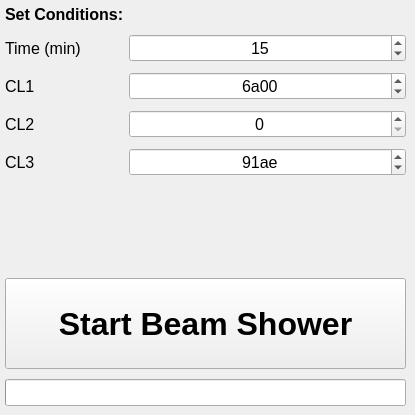
<?xml version="1.0" encoding="UTF-8"?>
<ui version="4.0">
 <class>MainWindow</class>
 <widget class="QMainWindow" name="MainWindow">
  <property name="windowModality">
   <enum>Qt::NonModal</enum>
  </property>
  <property name="enabled">
   <bool>true</bool>
  </property>
  <property name="geometry">
   <rect>
    <x>0</x>
    <y>0</y>
    <width>415</width>
    <height>415</height>
   </rect>
  </property>
  <property name="sizePolicy">
   <sizepolicy hsizetype="Fixed" vsizetype="Minimum">
    <horstretch>0</horstretch>
    <verstretch>1</verstretch>
   </sizepolicy>
  </property>
  <property name="minimumSize">
   <size>
    <width>415</width>
    <height>415</height>
   </size>
  </property>
  <property name="maximumSize">
   <size>
    <width>415</width>
    <height>415</height>
   </size>
  </property>
  <property name="font">
   <font>
    <italic>false</italic>
    <bold>false</bold>
    <underline>false</underline>
   </font>
  </property>
  <property name="cursor">
   <cursorShape>ArrowCursor</cursorShape>
  </property>
  <property name="windowTitle">
   <string>Beam Shower</string>
  </property>
  <property name="windowIcon">
   <iconset>
    <normalon>rain.png</normalon>
   </iconset>
  </property>
  <property name="windowOpacity">
   <double>1.000000000000000</double>
  </property>
  <property name="autoFillBackground">
   <bool>false</bool>
  </property>
  <property name="windowFilePath">
   <string/>
  </property>
  <property name="documentMode">
   <bool>false</bool>
  </property>
  <widget class="QWidget" name="centralwidget">
   <property name="sizePolicy">
    <sizepolicy hsizetype="MinimumExpanding" vsizetype="MinimumExpanding">
     <horstretch>0</horstretch>
     <verstretch>0</verstretch>
    </sizepolicy>
   </property>
   <widget class="QWidget" name="verticalLayoutWidget">
    <property name="geometry">
     <rect>
      <x>0</x>
      <y>0</y>
      <width>411</width>
      <height>411</height>
     </rect>
    </property>
    <layout class="QVBoxLayout" name="verticalLayout" stretch="0,0,0,0,0">
     <property name="spacing">
      <number>10</number>
     </property>
     <property name="sizeConstraint">
      <enum>QLayout::SetDefaultConstraint</enum>
     </property>
     <property name="leftMargin">
      <number>5</number>
     </property>
     <property name="topMargin">
      <number>5</number>
     </property>
     <property name="rightMargin">
      <number>5</number>
     </property>
     <property name="bottomMargin">
      <number>5</number>
     </property>
     <item>
      <widget class="QLabel" name="label_7">
       <property name="font">
        <font>
         <pointsize>12</pointsize>
         <italic>false</italic>
         <bold>true</bold>
         <underline>false</underline>
        </font>
       </property>
       <property name="text">
        <string>Set Conditions:</string>
       </property>
      </widget>
     </item>
     <item>
      <layout class="QFormLayout" name="formLayout">
       <property name="horizontalSpacing">
        <number>48</number>
       </property>
       <property name="rightMargin">
        <number>0</number>
       </property>
       <item row="0" column="1">
        <widget class="QSpinBox" name="time_spinBox">
         <property name="font">
          <font>
           <pointsize>12</pointsize>
           <italic>false</italic>
           <bold>false</bold>
           <underline>false</underline>
          </font>
         </property>
         <property name="alignment">
          <set>Qt::AlignCenter</set>
         </property>
         <property name="maximum">
          <number>90</number>
         </property>
         <property name="singleStep">
          <number>5</number>
         </property>
         <property name="value">
          <number>15</number>
         </property>
        </widget>
       </item>
       <item row="1" column="0">
        <widget class="QLabel" name="CL1_label">
         <property name="font">
          <font>
           <pointsize>12</pointsize>
           <italic>false</italic>
           <bold>false</bold>
           <underline>false</underline>
          </font>
         </property>
         <property name="text">
          <string>CL1</string>
         </property>
        </widget>
       </item>
       <item row="1" column="1">
        <widget class="QSpinBox" name="CL1_spinBox">
         <property name="font">
          <font>
           <pointsize>12</pointsize>
           <italic>false</italic>
           <bold>false</bold>
           <underline>false</underline>
          </font>
         </property>
         <property name="alignment">
          <set>Qt::AlignCenter</set>
         </property>
         <property name="maximum">
          <number>65535</number>
         </property>
         <property name="singleStep">
          <number>16</number>
         </property>
         <property name="value">
          <number>27136</number>
         </property>
         <property name="displayIntegerBase">
          <number>16</number>
         </property>
        </widget>
       </item>
       <item row="2" column="0">
        <widget class="QLabel" name="CL2_label">
         <property name="font">
          <font>
           <pointsize>12</pointsize>
           <italic>false</italic>
           <bold>false</bold>
           <underline>false</underline>
          </font>
         </property>
         <property name="text">
          <string>CL2</string>
         </property>
        </widget>
       </item>
       <item row="2" column="1">
        <widget class="QSpinBox" name="CL2_spinBox">
         <property name="font">
          <font>
           <pointsize>12</pointsize>
           <italic>false</italic>
           <bold>false</bold>
           <underline>false</underline>
          </font>
         </property>
         <property name="alignment">
          <set>Qt::AlignCenter</set>
         </property>
         <property name="maximum">
          <number>65535</number>
         </property>
         <property name="singleStep">
          <number>16</number>
         </property>
         <property name="value">
          <number>0</number>
         </property>
         <property name="displayIntegerBase">
          <number>16</number>
         </property>
        </widget>
       </item>
       <item row="3" column="0">
        <widget class="QLabel" name="CL3_label">
         <property name="font">
          <font>
           <pointsize>12</pointsize>
           <italic>false</italic>
           <bold>false</bold>
           <underline>false</underline>
          </font>
         </property>
         <property name="text">
          <string>CL3</string>
         </property>
        </widget>
       </item>
       <item row="3" column="1">
        <widget class="QSpinBox" name="CL3_spinBox">
         <property name="font">
          <font>
           <pointsize>12</pointsize>
           <italic>false</italic>
           <bold>false</bold>
           <underline>false</underline>
          </font>
         </property>
         <property name="alignment">
          <set>Qt::AlignCenter</set>
         </property>
         <property name="maximum">
          <number>65535</number>
         </property>
         <property name="singleStep">
          <number>16</number>
         </property>
         <property name="value">
          <number>37294</number>
         </property>
         <property name="displayIntegerBase">
          <number>16</number>
         </property>
        </widget>
       </item>
       <item row="0" column="0">
        <widget class="QLabel" name="time_label">
         <property name="font">
          <font>
           <pointsize>12</pointsize>
           <italic>false</italic>
           <bold>false</bold>
           <underline>false</underline>
          </font>
         </property>
         <property name="text">
          <string>Time (min)</string>
         </property>
        </widget>
       </item>
      </layout>
     </item>
     <item>
      <spacer name="verticalSpacer">
       <property name="orientation">
        <enum>Qt::Vertical</enum>
       </property>
       <property name="sizeHint" stdset="0">
        <size>
         <width>20</width>
         <height>40</height>
        </size>
       </property>
      </spacer>
     </item>
     <item>
      <widget class="QPushButton" name="startButton">
       <property name="sizePolicy">
        <sizepolicy hsizetype="Minimum" vsizetype="MinimumExpanding">
         <horstretch>0</horstretch>
         <verstretch>0</verstretch>
        </sizepolicy>
       </property>
       <property name="font">
        <font>
         <pointsize>24</pointsize>
         <italic>false</italic>
         <bold>true</bold>
         <underline>false</underline>
        </font>
       </property>
       <property name="text">
        <string>Start Beam Shower</string>
       </property>
      </widget>
     </item>
     <item>
      <widget class="QProgressBar" name="progressBar">
       <property name="palette">
        <palette>
         <active>
          <colorrole role="WindowText">
           <brush brushstyle="SolidPattern">
            <color alpha="255">
             <red>0</red>
             <green>0</green>
             <blue>0</blue>
            </color>
           </brush>
          </colorrole>
          <colorrole role="Button">
           <brush brushstyle="SolidPattern">
            <color alpha="255">
             <red>64</red>
             <green>64</green>
             <blue>64</blue>
            </color>
           </brush>
          </colorrole>
          <colorrole role="Light">
           <brush brushstyle="SolidPattern">
            <color alpha="255">
             <red>96</red>
             <green>96</green>
             <blue>96</blue>
            </color>
           </brush>
          </colorrole>
          <colorrole role="Midlight">
           <brush brushstyle="SolidPattern">
            <color alpha="255">
             <red>80</red>
             <green>80</green>
             <blue>80</blue>
            </color>
           </brush>
          </colorrole>
          <colorrole role="Dark">
           <brush brushstyle="SolidPattern">
            <color alpha="255">
             <red>32</red>
             <green>32</green>
             <blue>32</blue>
            </color>
           </brush>
          </colorrole>
          <colorrole role="Mid">
           <brush brushstyle="SolidPattern">
            <color alpha="255">
             <red>43</red>
             <green>43</green>
             <blue>43</blue>
            </color>
           </brush>
          </colorrole>
          <colorrole role="Text">
           <brush brushstyle="SolidPattern">
            <color alpha="255">
             <red>0</red>
             <green>0</green>
             <blue>0</blue>
            </color>
           </brush>
          </colorrole>
          <colorrole role="BrightText">
           <brush brushstyle="SolidPattern">
            <color alpha="255">
             <red>255</red>
             <green>255</green>
             <blue>255</blue>
            </color>
           </brush>
          </colorrole>
          <colorrole role="ButtonText">
           <brush brushstyle="SolidPattern">
            <color alpha="255">
             <red>0</red>
             <green>0</green>
             <blue>0</blue>
            </color>
           </brush>
          </colorrole>
          <colorrole role="Base">
           <brush brushstyle="SolidPattern">
            <color alpha="255">
             <red>0</red>
             <green>0</green>
             <blue>0</blue>
            </color>
           </brush>
          </colorrole>
          <colorrole role="Window">
           <brush brushstyle="SolidPattern">
            <color alpha="255">
             <red>64</red>
             <green>64</green>
             <blue>64</blue>
            </color>
           </brush>
          </colorrole>
          <colorrole role="Shadow">
           <brush brushstyle="SolidPattern">
            <color alpha="255">
             <red>0</red>
             <green>0</green>
             <blue>0</blue>
            </color>
           </brush>
          </colorrole>
          <colorrole role="Highlight">
           <brush brushstyle="SolidPattern">
            <color alpha="255">
             <red>0</red>
             <green>120</green>
             <blue>215</blue>
            </color>
           </brush>
          </colorrole>
          <colorrole role="HighlightedText">
           <brush brushstyle="SolidPattern">
            <color alpha="255">
             <red>255</red>
             <green>255</green>
             <blue>255</blue>
            </color>
           </brush>
          </colorrole>
          <colorrole role="Link">
           <brush brushstyle="SolidPattern">
            <color alpha="255">
             <red>0</red>
             <green>0</green>
             <blue>255</blue>
            </color>
           </brush>
          </colorrole>
          <colorrole role="LinkVisited">
           <brush brushstyle="SolidPattern">
            <color alpha="255">
             <red>255</red>
             <green>0</green>
             <blue>255</blue>
            </color>
           </brush>
          </colorrole>
          <colorrole role="AlternateBase">
           <brush brushstyle="SolidPattern">
            <color alpha="255">
             <red>32</red>
             <green>32</green>
             <blue>32</blue>
            </color>
           </brush>
          </colorrole>
          <colorrole role="NoRole">
           <brush brushstyle="SolidPattern">
            <color alpha="255">
             <red>0</red>
             <green>0</green>
             <blue>0</blue>
            </color>
           </brush>
          </colorrole>
          <colorrole role="ToolTipBase">
           <brush brushstyle="SolidPattern">
            <color alpha="255">
             <red>255</red>
             <green>255</green>
             <blue>220</blue>
            </color>
           </brush>
          </colorrole>
          <colorrole role="ToolTipText">
           <brush brushstyle="SolidPattern">
            <color alpha="255">
             <red>0</red>
             <green>0</green>
             <blue>0</blue>
            </color>
           </brush>
          </colorrole>
          <colorrole role="PlaceholderText">
           <brush brushstyle="SolidPattern">
            <color alpha="255">
             <red>0</red>
             <green>0</green>
             <blue>0</blue>
            </color>
           </brush>
          </colorrole>
         </active>
         <inactive>
          <colorrole role="WindowText">
           <brush brushstyle="SolidPattern">
            <color alpha="255">
             <red>0</red>
             <green>0</green>
             <blue>0</blue>
            </color>
           </brush>
          </colorrole>
          <colorrole role="Button">
           <brush brushstyle="SolidPattern">
            <color alpha="255">
             <red>240</red>
             <green>240</green>
             <blue>240</blue>
            </color>
           </brush>
          </colorrole>
          <colorrole role="Light">
           <brush brushstyle="SolidPattern">
            <color alpha="255">
             <red>255</red>
             <green>255</green>
             <blue>255</blue>
            </color>
           </brush>
          </colorrole>
          <colorrole role="Midlight">
           <brush brushstyle="SolidPattern">
            <color alpha="255">
             <red>227</red>
             <green>227</green>
             <blue>227</blue>
            </color>
           </brush>
          </colorrole>
          <colorrole role="Dark">
           <brush brushstyle="SolidPattern">
            <color alpha="255">
             <red>160</red>
             <green>160</green>
             <blue>160</blue>
            </color>
           </brush>
          </colorrole>
          <colorrole role="Mid">
           <brush brushstyle="SolidPattern">
            <color alpha="255">
             <red>160</red>
             <green>160</green>
             <blue>160</blue>
            </color>
           </brush>
          </colorrole>
          <colorrole role="Text">
           <brush brushstyle="SolidPattern">
            <color alpha="255">
             <red>0</red>
             <green>0</green>
             <blue>0</blue>
            </color>
           </brush>
          </colorrole>
          <colorrole role="BrightText">
           <brush brushstyle="SolidPattern">
            <color alpha="255">
             <red>255</red>
             <green>255</green>
             <blue>255</blue>
            </color>
           </brush>
          </colorrole>
          <colorrole role="ButtonText">
           <brush brushstyle="SolidPattern">
            <color alpha="255">
             <red>0</red>
             <green>0</green>
             <blue>0</blue>
            </color>
           </brush>
          </colorrole>
          <colorrole role="Base">
           <brush brushstyle="SolidPattern">
            <color alpha="255">
             <red>255</red>
             <green>255</green>
             <blue>255</blue>
            </color>
           </brush>
          </colorrole>
          <colorrole role="Window">
           <brush brushstyle="SolidPattern">
            <color alpha="255">
             <red>240</red>
             <green>240</green>
             <blue>240</blue>
            </color>
           </brush>
          </colorrole>
          <colorrole role="Shadow">
           <brush brushstyle="SolidPattern">
            <color alpha="255">
             <red>105</red>
             <green>105</green>
             <blue>105</blue>
            </color>
           </brush>
          </colorrole>
          <colorrole role="Highlight">
           <brush brushstyle="SolidPattern">
            <color alpha="255">
             <red>240</red>
             <green>240</green>
             <blue>240</blue>
            </color>
           </brush>
          </colorrole>
          <colorrole role="HighlightedText">
           <brush brushstyle="SolidPattern">
            <color alpha="255">
             <red>0</red>
             <green>0</green>
             <blue>0</blue>
            </color>
           </brush>
          </colorrole>
          <colorrole role="Link">
           <brush brushstyle="SolidPattern">
            <color alpha="255">
             <red>0</red>
             <green>0</green>
             <blue>255</blue>
            </color>
           </brush>
          </colorrole>
          <colorrole role="LinkVisited">
           <brush brushstyle="SolidPattern">
            <color alpha="255">
             <red>255</red>
             <green>0</green>
             <blue>255</blue>
            </color>
           </brush>
          </colorrole>
          <colorrole role="AlternateBase">
           <brush brushstyle="SolidPattern">
            <color alpha="255">
             <red>245</red>
             <green>245</green>
             <blue>245</blue>
            </color>
           </brush>
          </colorrole>
          <colorrole role="NoRole">
           <brush brushstyle="NoBrush">
            <color alpha="255">
             <red>0</red>
             <green>0</green>
             <blue>0</blue>
            </color>
           </brush>
          </colorrole>
          <colorrole role="ToolTipBase">
           <brush brushstyle="SolidPattern">
            <color alpha="255">
             <red>255</red>
             <green>255</green>
             <blue>220</blue>
            </color>
           </brush>
          </colorrole>
          <colorrole role="ToolTipText">
           <brush brushstyle="SolidPattern">
            <color alpha="255">
             <red>0</red>
             <green>0</green>
             <blue>0</blue>
            </color>
           </brush>
          </colorrole>
          <colorrole role="PlaceholderText">
           <brush brushstyle="NoBrush">
            <color alpha="255">
             <red>0</red>
             <green>0</green>
             <blue>0</blue>
            </color>
           </brush>
          </colorrole>
         </inactive>
         <disabled>
          <colorrole role="WindowText">
           <brush brushstyle="SolidPattern">
            <color alpha="255">
             <red>32</red>
             <green>32</green>
             <blue>32</blue>
            </color>
           </brush>
          </colorrole>
          <colorrole role="Button">
           <brush brushstyle="SolidPattern">
            <color alpha="255">
             <red>64</red>
             <green>64</green>
             <blue>64</blue>
            </color>
           </brush>
          </colorrole>
          <colorrole role="Light">
           <brush brushstyle="SolidPattern">
            <color alpha="255">
             <red>96</red>
             <green>96</green>
             <blue>96</blue>
            </color>
           </brush>
          </colorrole>
          <colorrole role="Midlight">
           <brush brushstyle="SolidPattern">
            <color alpha="255">
             <red>80</red>
             <green>80</green>
             <blue>80</blue>
            </color>
           </brush>
          </colorrole>
          <colorrole role="Dark">
           <brush brushstyle="SolidPattern">
            <color alpha="255">
             <red>32</red>
             <green>32</green>
             <blue>32</blue>
            </color>
           </brush>
          </colorrole>
          <colorrole role="Mid">
           <brush brushstyle="SolidPattern">
            <color alpha="255">
             <red>43</red>
             <green>43</green>
             <blue>43</blue>
            </color>
           </brush>
          </colorrole>
          <colorrole role="Text">
           <brush brushstyle="SolidPattern">
            <color alpha="255">
             <red>32</red>
             <green>32</green>
             <blue>32</blue>
            </color>
           </brush>
          </colorrole>
          <colorrole role="BrightText">
           <brush brushstyle="SolidPattern">
            <color alpha="255">
             <red>255</red>
             <green>255</green>
             <blue>255</blue>
            </color>
           </brush>
          </colorrole>
          <colorrole role="ButtonText">
           <brush brushstyle="SolidPattern">
            <color alpha="255">
             <red>32</red>
             <green>32</green>
             <blue>32</blue>
            </color>
           </brush>
          </colorrole>
          <colorrole role="Base">
           <brush brushstyle="SolidPattern">
            <color alpha="255">
             <red>64</red>
             <green>64</green>
             <blue>64</blue>
            </color>
           </brush>
          </colorrole>
          <colorrole role="Window">
           <brush brushstyle="SolidPattern">
            <color alpha="255">
             <red>64</red>
             <green>64</green>
             <blue>64</blue>
            </color>
           </brush>
          </colorrole>
          <colorrole role="Shadow">
           <brush brushstyle="SolidPattern">
            <color alpha="255">
             <red>0</red>
             <green>0</green>
             <blue>0</blue>
            </color>
           </brush>
          </colorrole>
          <colorrole role="Highlight">
           <brush brushstyle="SolidPattern">
            <color alpha="255">
             <red>0</red>
             <green>120</green>
             <blue>215</blue>
            </color>
           </brush>
          </colorrole>
          <colorrole role="HighlightedText">
           <brush brushstyle="SolidPattern">
            <color alpha="255">
             <red>255</red>
             <green>255</green>
             <blue>255</blue>
            </color>
           </brush>
          </colorrole>
          <colorrole role="Link">
           <brush brushstyle="SolidPattern">
            <color alpha="255">
             <red>0</red>
             <green>0</green>
             <blue>255</blue>
            </color>
           </brush>
          </colorrole>
          <colorrole role="LinkVisited">
           <brush brushstyle="SolidPattern">
            <color alpha="255">
             <red>255</red>
             <green>0</green>
             <blue>255</blue>
            </color>
           </brush>
          </colorrole>
          <colorrole role="AlternateBase">
           <brush brushstyle="SolidPattern">
            <color alpha="255">
             <red>245</red>
             <green>245</green>
             <blue>245</blue>
            </color>
           </brush>
          </colorrole>
          <colorrole role="NoRole">
           <brush brushstyle="NoBrush">
            <color alpha="255">
             <red>0</red>
             <green>0</green>
             <blue>0</blue>
            </color>
           </brush>
          </colorrole>
          <colorrole role="ToolTipBase">
           <brush brushstyle="SolidPattern">
            <color alpha="255">
             <red>255</red>
             <green>255</green>
             <blue>220</blue>
            </color>
           </brush>
          </colorrole>
          <colorrole role="ToolTipText">
           <brush brushstyle="SolidPattern">
            <color alpha="255">
             <red>0</red>
             <green>0</green>
             <blue>0</blue>
            </color>
           </brush>
          </colorrole>
          <colorrole role="PlaceholderText">
           <brush brushstyle="NoBrush">
            <color alpha="255">
             <red>0</red>
             <green>0</green>
             <blue>0</blue>
            </color>
           </brush>
          </colorrole>
         </disabled>
        </palette>
       </property>
       <property name="font">
        <font>
         <pointsize>12</pointsize>
         <italic>false</italic>
         <bold>false</bold>
         <underline>false</underline>
        </font>
       </property>
       <property name="value">
        <number>0</number>
       </property>
       <property name="alignment">
        <set>Qt::AlignCenter</set>
       </property>
       <property name="format">
        <string/>
       </property>
      </widget>
     </item>
    </layout>
   </widget>
  </widget>
 </widget>
 <resources/>
 <connections/>
</ui>
